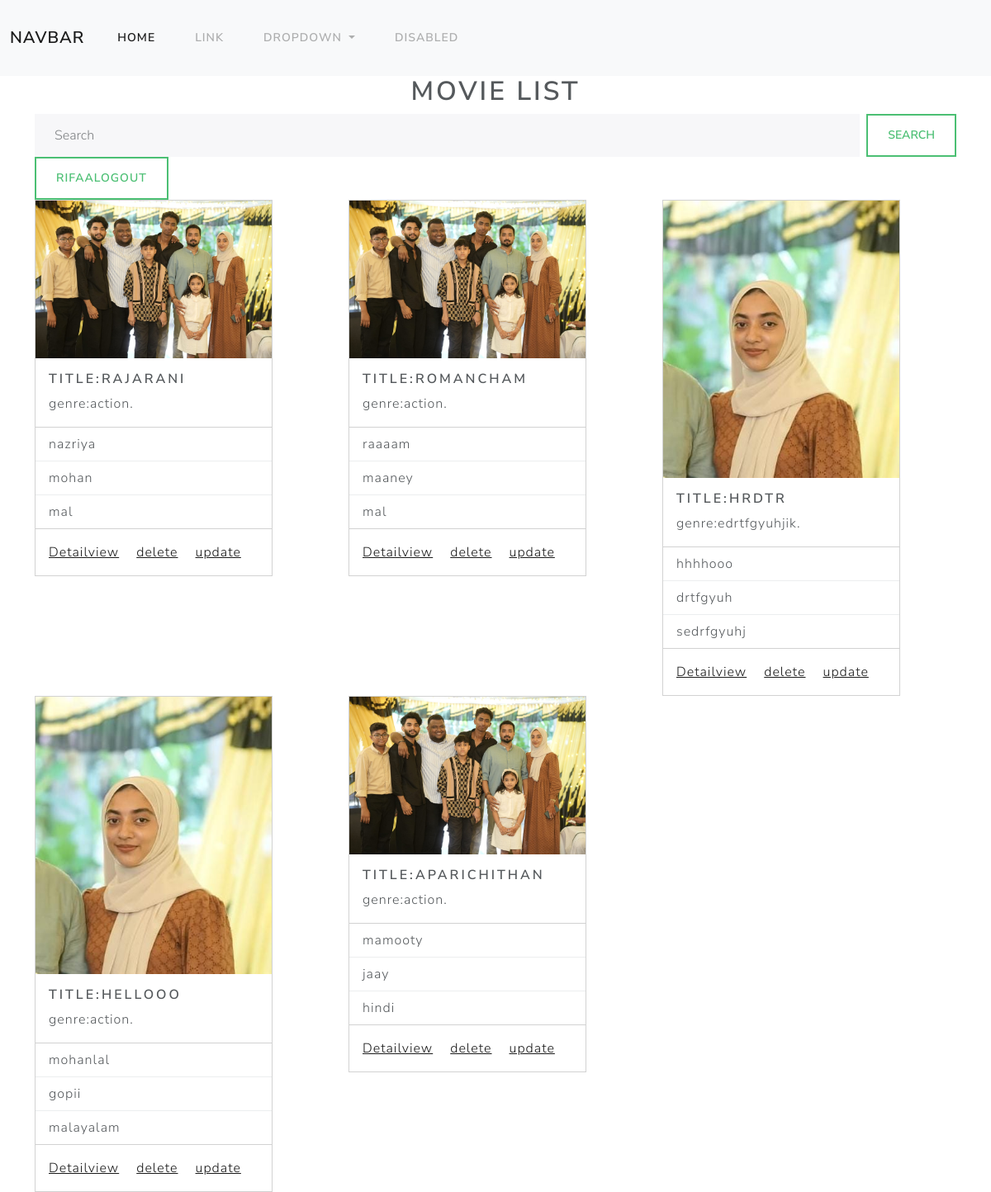
Screenshot of /movie/list/ (signed in) with the database file from the repository.
### myapp/models.py (models this page shows, shortened)
class Movie(models.Model):
    title=models.CharField(max_length=200)
    genre=models.CharField(max_length=200)
    runtime=models.PositiveIntegerField()
    language=models.CharField(max_length=100)
    year=models.PositiveIntegerField()
    director=models.CharField(max_length=100)
    actor=models.CharField(max_length=100)
    picture=models.ImageField(upload_to="movie_images",null=True)

### myapp/views.py (the view)
# urls.py: path('movie/list/',views.MovieListView.as_view(),name="movie-list"),
@method_decorator(signin_required,name="dispatch")
class MovieListView(View):
    template_name="movielist.html"
    def get(self,request,*args,**kwargs):
        search_text=request.GET.get("filter")
        qs=Movie.objects.all()
        all_titles=Movie.objects.values_list("title",flat=True).distinct()
        all_genres=Movie.objects.values_list("genre",flat=True).distinct()
        all_languages=Movie.objects.values_list("language",flat=True).distinct()
        all_directors=Movie.objects.values_list("director",flat=True).distinct()
        all_records=[]
        all_records.extend(all_titles)
        print(all_titles)
        all_records.extend(all_genres)
        all_records.extend(all_languages)
        all_records.extend(all_directors)
        if search_text:
            qs=qs.filter(Q(title__contains=search_text)|Q(genre__contains=search_text)|Q(language__contains=search_text)|Q(director__contains=search_text))
        return render(request,self.template_name,{"data":qs,"records":all_records})

### myapp/templates/movielist.html (shortened to what this page needs)
{%extends 'base.html'%}
{%load static%}
{%block main_block%}
<h1 class="text-center text-secondary ">Movie List</h1>
<div class="container">
  <form class="d-flex" role="search" action="{%url 'movie-list'%}">
    <input class="form-control me-2" type="search" placeholder="Search" aria-label="Search" name="filter" list="records" >
    <button class="btn btn-outline-success" type="submit">Search</button>
  </form>
  <ul class="navbar-nav mb-1 mb-lg-0">
    <li>
      <a href="{%url 'logout'%}" class="btn btn-outline-success ">{{request.user}}Logout</a>
    </li>
  </ul>
  <div class="row">
      {%for m in data%}
      <div class="col-4">
          <div class="card" style="width: 18rem;">
            {%if m.picture%}
            <img src="{{m.picture.url}}" class="card-img-top" alt="...">
            {%endif%}
              <div class="card-body">
                <h5 class="card-title">title:{{m.title}}</h5>
                <p class="card-text">genre:{{m.genre}}.</p>
              </div>
              <ul class="list-group list-group-flush">
                <li class="list-group-item">{{m.actor}}</li>
                <li class="list-group-item">{{m.director}}</li>
                <li class="list-group-item">{{m.language}}</li>
              </ul>
              <div class="card-body">
                <a href="{%url 'movie-details' m.id%}" class="card-link">Detailview</a>
                <a href="{%url 'movie-delete' m.id%}" class="card-link">delete</a>
                <a href="{%url 'movie-update' m.id%}" class="card-link">update</a>
              </div>
            </div>
      </div>
      {%endfor%}
  </div>
</div>
{%endblock%}

### myapp/templates/base.html (shortened to what this page needs)
<!DOCTYPE html>
{%load static%}
<html lang="en">
<head>
    <link rel="stylesheet" href="{%static 'css/style.css'%}">
  </head>
<body>
    <nav class="navbar navbar-expand-lg bg-body-tertiary">
        <div class="container-fluid">
          <a class="navbar-brand" href="#">Navbar</a>
          <div class="collapse navbar-collapse" id="navbarSupportedContent">
            <ul class="navbar-nav me-auto mb-2 mb-lg-0">
              <li class="nav-item">
                <a class="nav-link active" aria-current="page" href="#">Home</a>
              </li>
              <li class="nav-item">
                <a class="nav-link" href="#">Link</a>
              </li>
              <li class="nav-item dropdown">
                <a class="nav-link dropdown-toggle" href="#" role="button" data-bs-toggle="dropdown" aria-expanded="false">
                  Dropdown
                </a>
              </li>
              <li class="nav-item">
                <a class="nav-link disabled" aria-disabled="true">Disabled</a>
              </li>
            </ul>
          </div>
        </div>
      </nav>
    {%block main_block%}
    {%endblock%}
</body>
</html>

### rows the page displays
Movie: picture (picture), title "RAJARANI", genre "action", actor "nazriya", director "mohan", language "mal"
Movie: picture (picture), title "ROMANCHAM", genre "action", actor "raaaam", director "maaney", language "mal"
Movie: picture (picture), title "HRDTR", genre "edrtfgyuhjik", actor "hhhhooo", director "drtfgyuh", language "sedrfgyuhj"
Movie: picture (picture), title "HELLOOO", genre "action", actor "mohanlal", director "gopii", language "malayalam"
Movie: picture (picture), title "APARICHITHAN", genre "action", actor "mamooty", director "jaay", language "hindi"

### other values shown
{{ request.user }} "RIFAA"
